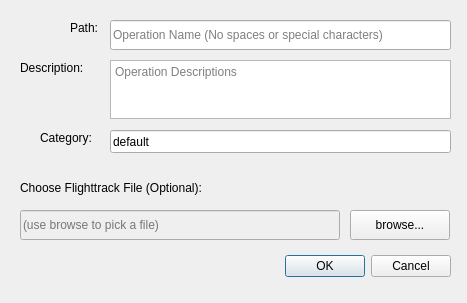
<?xml version="1.0" encoding="UTF-8"?>
<ui version="4.0">
 <class>addOperationDialog</class>
 <widget class="QDialog" name="addOperationDialog">
  <property name="geometry">
   <rect>
    <x>0</x>
    <y>0</y>
    <width>467</width>
    <height>303</height>
   </rect>
  </property>
  <property name="windowTitle">
   <string>Add operation</string>
  </property>
  <widget class="QDialogButtonBox" name="buttonBox">
   <property name="geometry">
    <rect>
     <x>280</x>
     <y>250</y>
     <width>171</width>
     <height>32</height>
    </rect>
   </property>
   <property name="orientation">
    <enum>Qt::Horizontal</enum>
   </property>
   <property name="standardButtons">
    <set>QDialogButtonBox::Cancel|QDialogButtonBox::Ok</set>
   </property>
  </widget>
  <widget class="QLabel" name="label">
   <property name="geometry">
    <rect>
     <x>70</x>
     <y>20</y>
     <width>30</width>
     <height>16</height>
    </rect>
   </property>
   <property name="text">
    <string>Path:</string>
   </property>
  </widget>
  <widget class="QLineEdit" name="path">
   <property name="geometry">
    <rect>
     <x>110</x>
     <y>20</y>
     <width>341</width>
     <height>30</height>
    </rect>
   </property>
   <property name="placeholderText">
    <string>Operation Name (No spaces or special characters)</string>
   </property>
  </widget>
  <widget class="QTextEdit" name="description">
   <property name="geometry">
    <rect>
     <x>110</x>
     <y>60</y>
     <width>341</width>
     <height>59</height>
    </rect>
   </property>
   <property name="placeholderText">
    <string>Operation Descriptions</string>
   </property>
  </widget>
  <widget class="QPushButton" name="browse">
   <property name="geometry">
    <rect>
     <x>350</x>
     <y>210</y>
     <width>100</width>
     <height>30</height>
    </rect>
   </property>
   <property name="text">
    <string>browse...</string>
   </property>
  </widget>
  <widget class="QLabel" name="label_3">
   <property name="geometry">
    <rect>
     <x>20</x>
     <y>180</y>
     <width>201</width>
     <height>16</height>
    </rect>
   </property>
   <property name="text">
    <string>Choose Flighttrack File (Optional):</string>
   </property>
  </widget>
  <widget class="QLabel" name="label_2">
   <property name="geometry">
    <rect>
     <x>20</x>
     <y>60</y>
     <width>80</width>
     <height>16</height>
    </rect>
   </property>
   <property name="text">
    <string>Description:</string>
   </property>
  </widget>
  <widget class="QLineEdit" name="selectedFile">
   <property name="enabled">
    <bool>false</bool>
   </property>
   <property name="geometry">
    <rect>
     <x>20</x>
     <y>210</y>
     <width>320</width>
     <height>30</height>
    </rect>
   </property>
   <property name="readOnly">
    <bool>true</bool>
   </property>
   <property name="placeholderText">
    <string>(use browse to pick a file)</string>
   </property>
  </widget>
  <widget class="QLabel" name="label_4">
   <property name="geometry">
    <rect>
     <x>40</x>
     <y>130</y>
     <width>60</width>
     <height>16</height>
    </rect>
   </property>
   <property name="text">
    <string>Category:</string>
   </property>
  </widget>
  <widget class="QLineEdit" name="category">
   <property name="geometry">
    <rect>
     <x>110</x>
     <y>130</y>
     <width>341</width>
     <height>23</height>
    </rect>
   </property>
   <property name="text">
    <string>default</string>
   </property>
   <property name="placeholderText">
    <string>Category (ANY)</string>
   </property>
  </widget>
 </widget>
 <resources/>
 <connections>
  <connection>
   <sender>buttonBox</sender>
   <signal>accepted()</signal>
   <receiver>addOperationDialog</receiver>
   <slot>accept()</slot>
   <hints>
    <hint type="sourcelabel">
     <x>248</x>
     <y>254</y>
    </hint>
    <hint type="destinationlabel">
     <x>157</x>
     <y>274</y>
    </hint>
   </hints>
  </connection>
  <connection>
   <sender>buttonBox</sender>
   <signal>rejected()</signal>
   <receiver>addOperationDialog</receiver>
   <slot>reject()</slot>
   <hints>
    <hint type="sourcelabel">
     <x>316</x>
     <y>260</y>
    </hint>
    <hint type="destinationlabel">
     <x>286</x>
     <y>274</y>
    </hint>
   </hints>
  </connection>
 </connections>
</ui>
